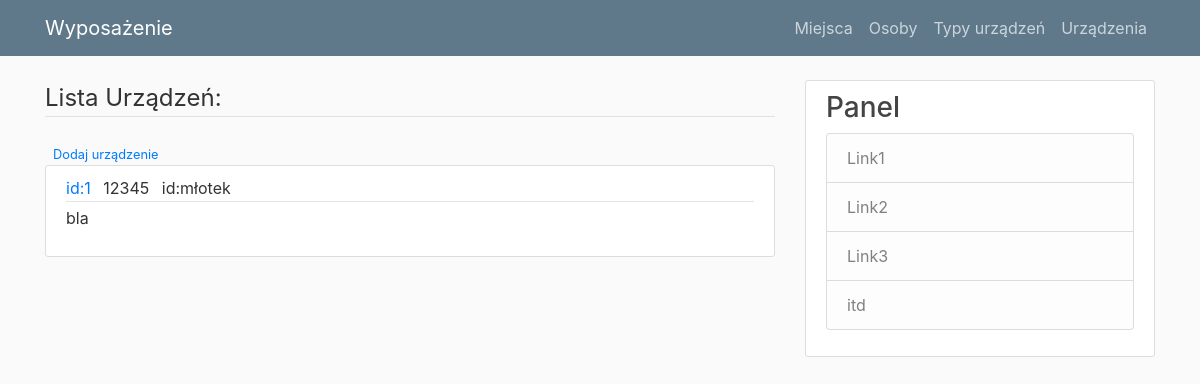
The page /home on the database its author committed.
### wyposazenie/models.py (models this page shows)
class Urzadzenia(db.Model):
    id_urzadzenie = db.Column(db.Integer, primary_key = True)
    nr_seryjny = db.Column(db.String(60))
    nazwa_urzadzenia = db.Column(db.String(60), unique = True)
    id_miejsce = db.Column(db.Integer, db.ForeignKey("miejsca.id_miejsce"), nullable = False)
    id_osoba = db.Column(db.Integer, db.ForeignKey("osoby.id_osoba"), nullable=False)
    opis = db.Column(db.String(150))
    id_typ_urzadzenia = db.Column(db.Integer, db.ForeignKey("typy_urzadzen.id_typ_urzadzenia"), nullable=False)

### wyposazenie/routes.py (the view)
@app.route("/")
@app.route("/home")
def home():
    urzadzenia_query = Urzadzenia.query.all()
    return render_template('pokaz_urzadzenia.html', urzadzenia=urzadzenia_query)

### wyposazenie/templates/pokaz_urzadzenia.html
{% extends "layout.html" %}
{% block content %}
<legend class="border-bottom mb-4">Lista Urządzeń:</legend>
<div>
    <small class="text muted">
        <a class="ml-2" href="{{ url_for('dodajurzadzenie') }}">Dodaj urządzenie</a>
    </small>
</div>
{% for urzadzenie in urzadzenia %}
<article class="media content-section">
    <div class="media-body">
        <div class="article-metadata">
            <a class="mr-2" href="">id:{{urzadzenie.id_urzadzenie}}</a>
            <a class="mr-2">{{urzadzenie.nr_seryjny}}</a>
            <a class="mr-2">id:{{urzadzenie.nazwa_urzadzenia}}</a>
        </div>
        <p class="article-content">{{ urzadzenie.opis }}</p>
    </div>
</article>
{% endfor %}
{%  endblock content %}

### wyposazenie/static/main.css (style rules this page uses)
body { background: #fafafa; color: #333333; margin-top: 5rem; }
.content-section { background: #ffffff; padding: 10px 20px; border: 1px solid #dddddd; border-radius: 3px; margin-bottom: 20px; }
.article-content { white-space: pre-line; }
.article-metadata { padding-bottom: 1px; margin-bottom: 4px; border-bottom: 1px solid #e3e3e3 }

### rows shown on the page
Urzadzenia: id_urzadzenie "1", nr_seryjny "12345", nazwa_urzadzenia "młotek", opis "bla"
